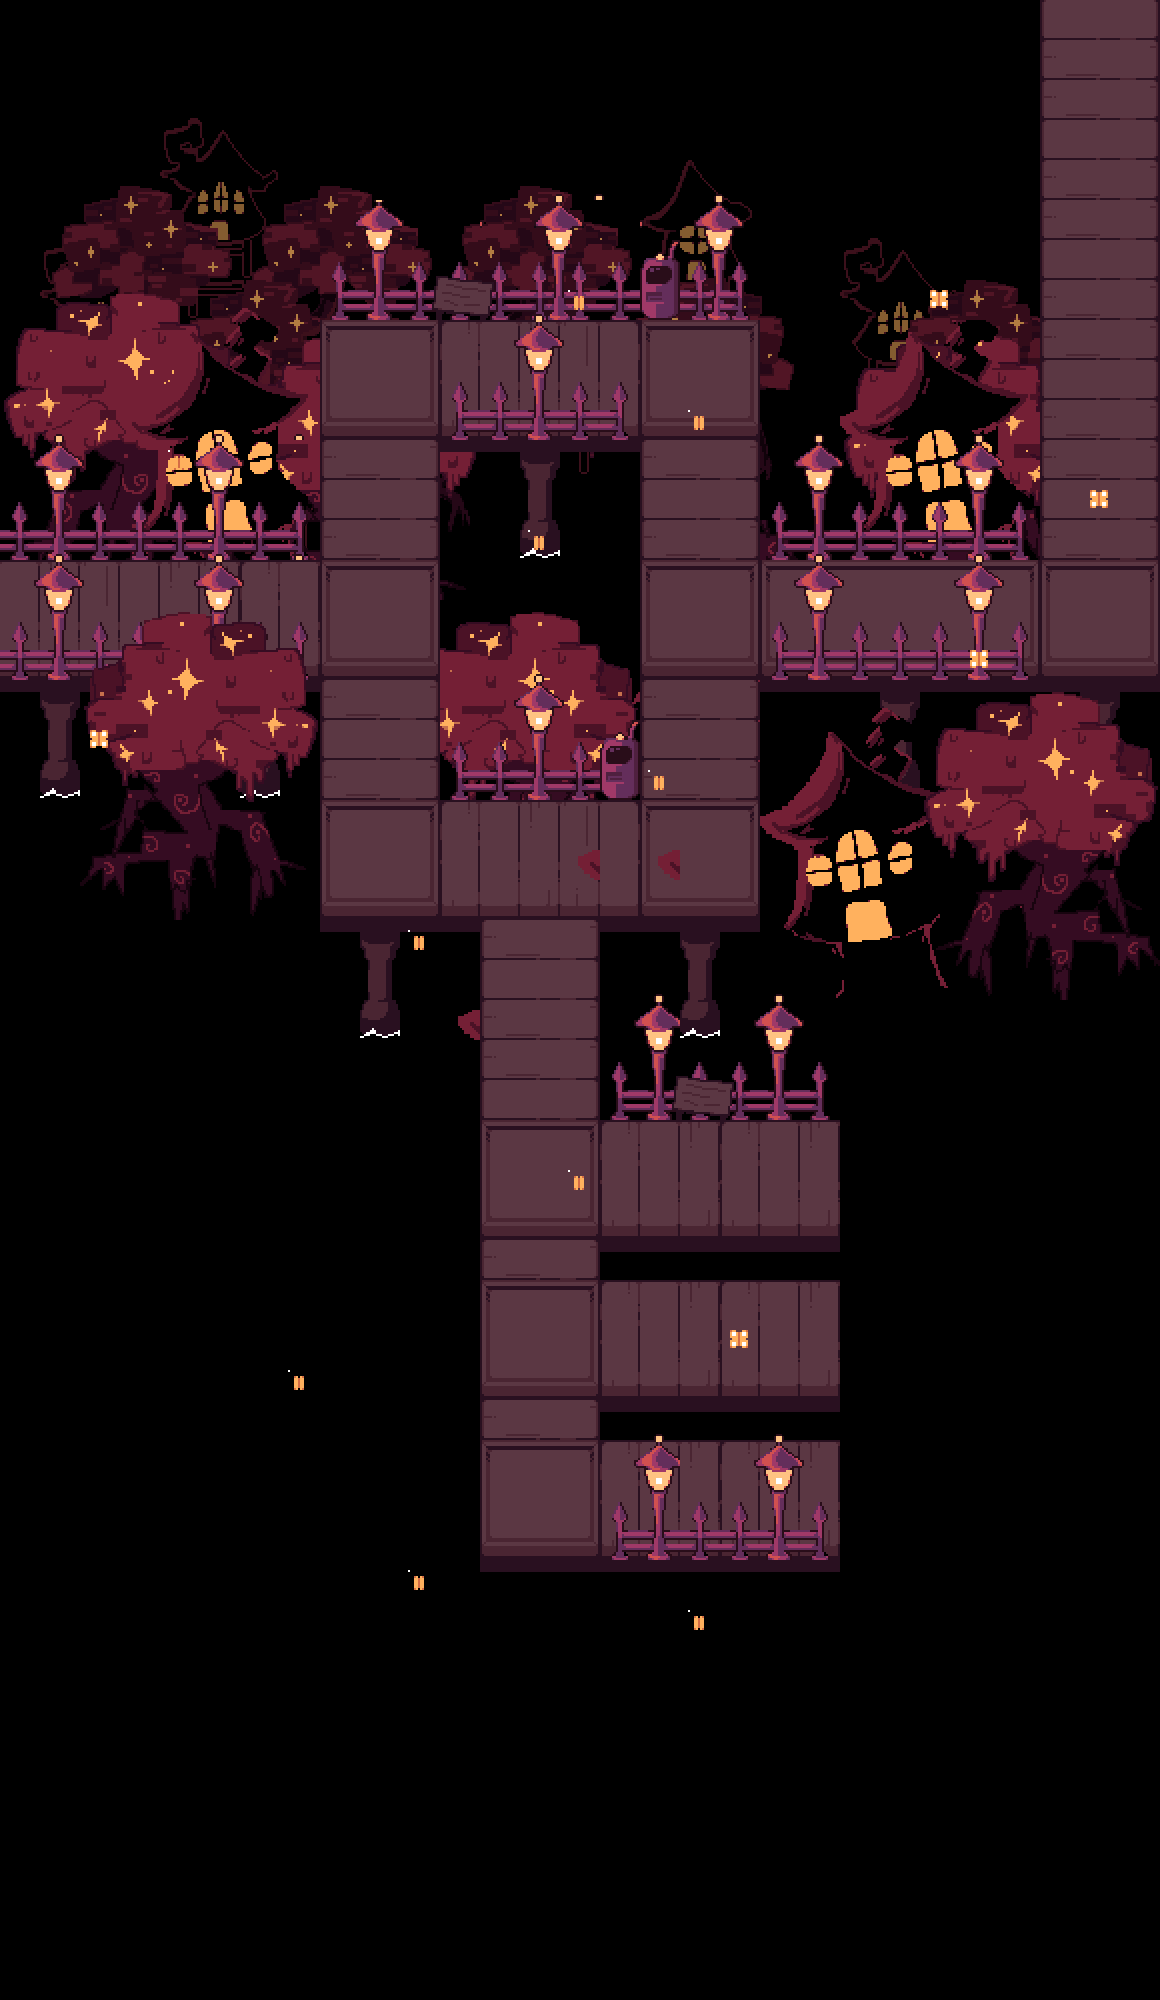

This game map was drawn from its Tiled (.tmx) file and the tilesets committed beside it. A one-line description and the trimmed map source follow:
An orthogonal 29x50 tile map with 40x40 px tiles, 16 tile layers (Tile Layer 12, Tile Layer 13, trees background, houses background, ...) and 23 objects (4x interactable, 2x transition, spawn1, spawn).

<map version="1.10" tiledversion="1.11.2" orientation="orthogonal" renderorder="right-down" width="29" height="50" tilewidth="40" tileheight="40" infinite="0" nextlayerid="23" nextobjectid="34">
 <editorsettings>
  <export target="data.lua" format="lua" />
 </editorsettings>
 <properties>
  <property name="border" value="evergroves" />
  <property name="depths" type="bool" value="true" />
  <property name="music" value="mus_evergroves" />
  <property name="step_sound" value="evergroves" />
 </properties>
 <tileset firstgid="1" source="../../../tilesets/evergroves.tsx" />
 <layer id="16" name="Tile Layer 12" width="29" height="50">
  <data>[1450 cells, 63 non-empty, 30 distinct tile ids]</data>
 </layer>
 <layer id="17" name="Tile Layer 13" width="29" height="50">
  <data>[1450 cells, 96 non-empty, 34 distinct tile ids]</data>
 </layer>
 <layer id="7" name="trees background" width="29" height="50" offsetx="166.667" offsety="54.6667" parallaxx="1.07" parallaxy="1.07">
  <data>[1450 cells, 132 non-empty, 69 distinct tile ids]</data>
 </layer>
 <layer id="6" name="houses background" width="29" height="50" offsetx="57.3333" offsety="36" parallaxx="1.06" parallaxy="1.06">
  <data>[1450 cells, 55 non-empty, 24 distinct tile ids]</data>
 </layer>
 <layer id="4" name="trees midground" width="29" height="50" parallaxx="1.03" parallaxy="1.03">
  <data>[1450 cells, 286 non-empty, 132 distinct tile ids]</data>
 </layer>
 <layer id="5" name="houses midground" width="29" height="50">
  <data>[1450 cells, 140 non-empty, 78 distinct tile ids]</data>
 </layer>
 <layer id="1" name="Tile Layer 1" width="29" height="50">
  <data>[1450 cells, 557 non-empty, 116 distinct tile ids]</data>
 </layer>
 <layer id="9" name="water" width="29" height="50">
  <data>[1450 cells, 150 non-empty, 96 distinct tile ids]</data>
 </layer>
 <layer id="2" name="interactables" width="29" height="50">
  <data>[1450 cells, 219 non-empty, 74 distinct tile ids]</data>
 </layer>
 <layer id="22" name="Tile Layer 16" width="29" height="50">
  <data>[1450 cells, 6 non-empty, 6 distinct tile ids]</data>
 </layer>
 <objectgroup id="8" name="objects">
  <object id="3" name="transition" x="1040.17" y="-2.16667" width="120.333" height="16.6667">
   <properties>
    <property name="map" value="evergroves/sailor shop" />
    <property name="marker" value="spawn" />
   </properties>
  </object>
  <object id="17" name="interactable" x="420.167" y="274.667" width="80" height="54.5">
   <properties>
    <property name="cutscene" value="evergroves.sign3" />
   </properties>
  </object>
  <object id="23" name="transition" x="-0.257409" y="556.606" width="11.5148" height="119.545">
   <properties>
    <property name="map" value="evergroves/sailor shop" />
    <property name="marker" value="spawnR" />
   </properties>
  </object>
  <object id="26" name="interactable" x="630.667" y="249.333" width="61.3333" height="71.9997">
   <properties>
    <property name="text1" value="* There's a Transferer here." />
    <property name="text2" value="* Unfortunately,[wait:5] it's been deactivated." />
    <property name="text3" value="* You may be able to activate it at the Evergroves Control Center." />
   </properties>
  </object>
  <object id="28" name="interactable" x="590.485" y="720" width="55.3333" height="83.9997">
   <properties>
    <property name="text1" value="* There's a Transferer here." />
    <property name="text2" value="* Unfortunately,[wait:5] it's been deactivated." />
    <property name="text3" value="* You may be able to activate it at the Evergroves Control Center." />
   </properties>
  </object>
  <object id="33" name="interactable" x="662" y="1075.08" width="80" height="54.5">
   <properties>
    <property name="cutscene" value="evergroves.dockStation" />
   </properties>
  </object>
 </objectgroup>
 <objectgroup id="13" name="markers">
  <object id="2" name="spawn1" x="1099" y="73.333">
   <point />
  </object>
  <object id="22" name="spawn" x="58.3333" y="618">
   <point />
  </object>
 </objectgroup>
 <objectgroup id="14" name="collisions">
  <object id="6" x="321.333" y="194.667" width="437.333" height="125.333" />
  <object id="7" x="-0.666667" y="319.333" width="322" height="242" />
  <object id="8" x="240" y="680" width="80" height="120" />
  <object id="9" x="-0.666667" y="666" width="320" height="253.333" />
  <object id="10" x="440" y="438" width="200" height="362" />
  <object id="14" x="758.667" y="666.667" width="401.333" height="264.667" />
  <object id="15" x="598.667" y="916.667" width="240.667" height="204" />
  <object id="18" x="759.667" y="0.333333" width="281.333" height="559.333" />
  <object id="19" x="839" y="1121.33" width="240.667" height="451.333" />
  <object id="20" x="480.333" y="1556" width="359.334" height="16" />
  <object id="21" x="241" y="918.333" width="240.667" height="654" />
  <object id="24" x="761" y="680" width="398" height="322" />
  <object id="25" x="1158" y="-2.33317" width="3.99967" height="827.333" />
  <object id="29" x="597.667" y="1236" width="240.667" height="43" />
  <object id="31" x="598.667" y="1397.5" width="240.667" height="43" />
 </objectgroup>
 <layer id="11" name="houses foreground" width="29" height="50">
  <data>[1450 cells, 228 non-empty, 126 distinct tile ids]</data>
 </layer>
 <layer id="15" name="Tile Layer 11" width="29" height="50">
  <data>[1450 cells, 229 non-empty, 88 distinct tile ids]</data>
 </layer>
 <layer id="19" name="Tile Layer 14" width="29" height="50">
  <data>[1450 cells, 157 non-empty, 44 distinct tile ids]</data>
 </layer>
 <layer id="12" name="trees foreground" width="29" height="50">
  <data>[1450 cells, 305 non-empty, 186 distinct tile ids]</data>
 </layer>
 <layer id="20" name="water2" width="29" height="50">
  <data>[1450 cells, 881 non-empty, 54 distinct tile ids]</data>
 </layer>
 <layer id="10" name="butterflies" width="29" height="50" parallaxx="1.1" parallaxy="1.1">
  <data>[1450 cells, 19 non-empty, 8 distinct tile ids]</data>
 </layer>
</map>